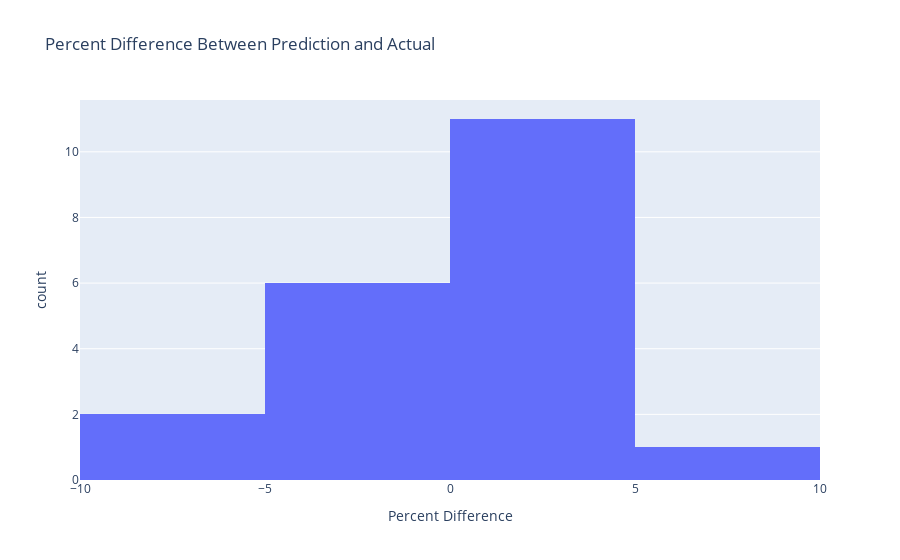

The notebook cell saved with this chart:
### Code cell
#use Plotly Express to create a histogram of the percent difference between the actual and predicted values
fig = px.histogram(results_df, x="Percent Difference", title="Percent Difference Between Prediction and Actual")
fig.show()

### Figure 1 — Plotly figure (JSON) as saved in the notebook; plotly's stock layout.template omitted (floating-point values rounded to 4 significant figures)
{"data": [{"alignmentgroup": "True", "bingroup": "x", "hovertemplate": "Percent Difference=%{x}<br>count=%{y}<extra></extra>", "legendgroup": "", "marker": {"color": "#636efa", "pattern": {"shape": ""}}, "name": "", "offsetgroup": "", "orientation": "v", "showlegend": false, "type": "histogram", "x": [-4.832, -1.066, -6.529, -1.846, 4.327, 0.6344, -7.96, 1.573, 3.065, -3.22, -2.757, 0.4323, 0.4231, 0.5141, 4.658, 3.628, -0.7798, 3.183, 1.913, 6.981], "xaxis": "x", "yaxis": "y"}], "layout": {"barmode": "relative", "legend": {"tracegroupgap": 0}, "title": {"text": "Percent Difference Between Prediction and Actual"}, "xaxis": {"anchor": "y", "domain": [0, 1], "title": {"text": "Percent Difference"}}, "yaxis": {"anchor": "x", "domain": [0, 1], "title": {"text": "count"}}}}
